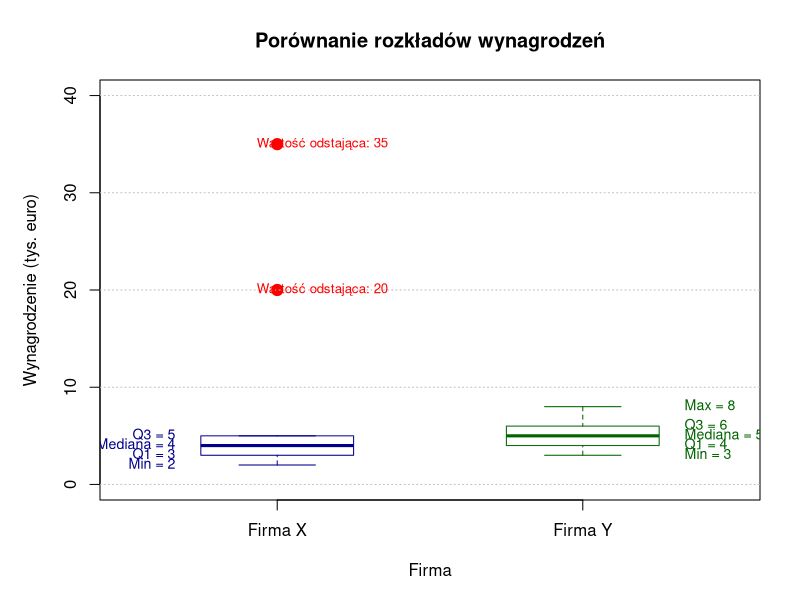
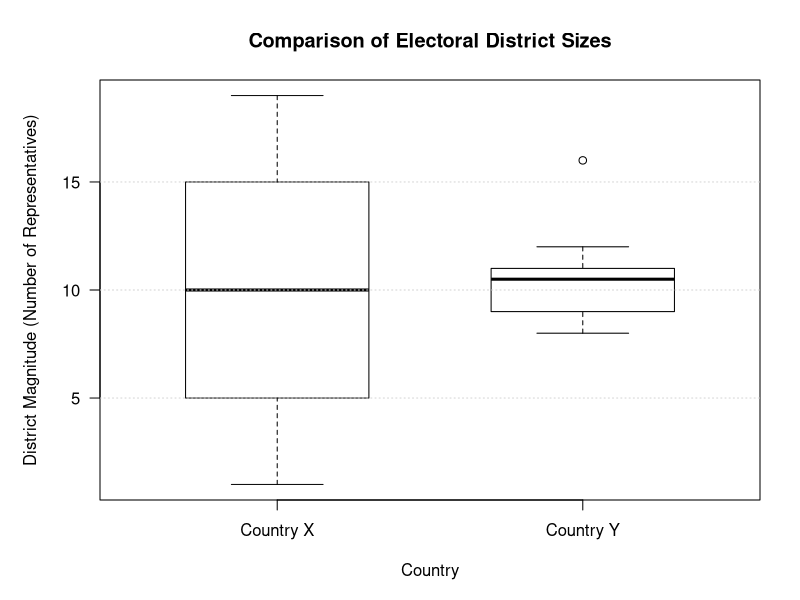
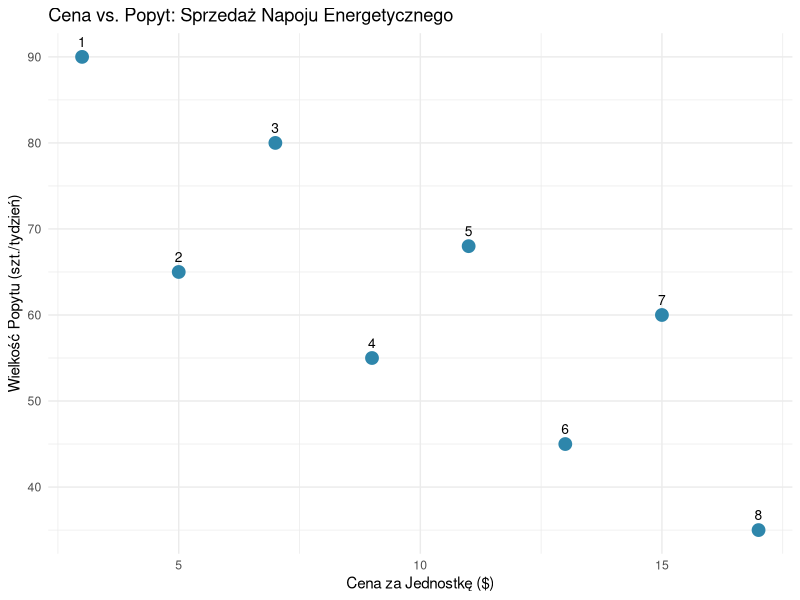
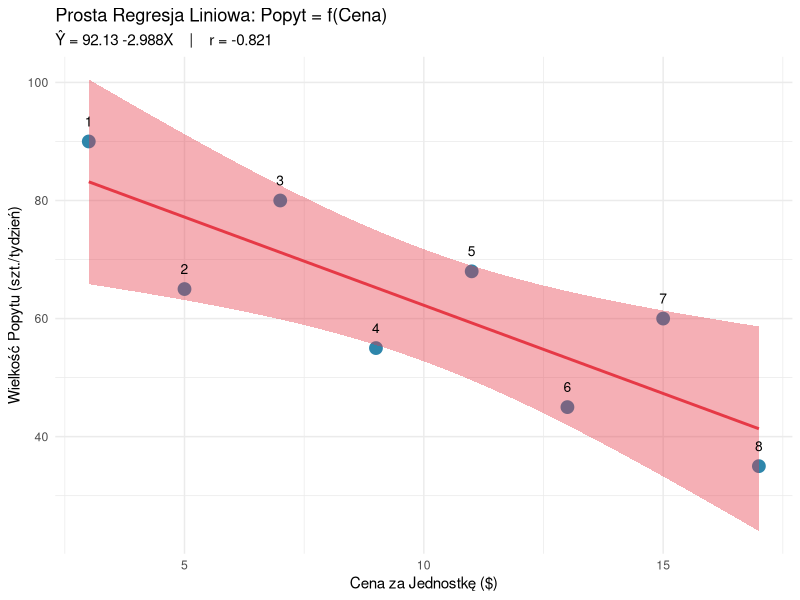
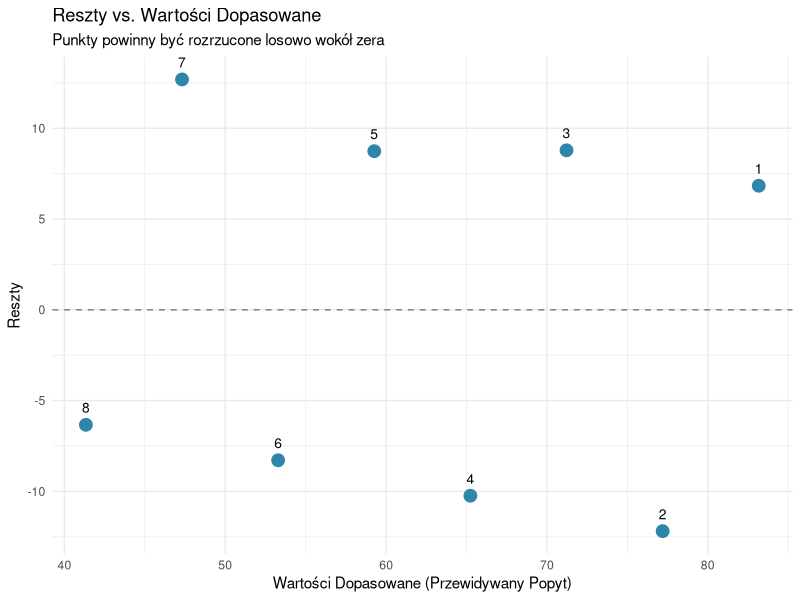

The R source for these figures, in order:
## ---- chunk 1
# Utworzenie danych (ukryte przed studentami)
company_x <- c(2, 2, 2, 3, 3, 3, 3, 3, 3, 4, 4, 4, 4, 4, 5, 5, 5, 5, 20, 35)
company_y <- c(3, 3, 4, 4, 4, 4, 4, 4, 5, 5, 5, 5, 5, 5, 6, 6, 6, 7, 7, 8)
## ---- chunk 2
# Weryfikacja w R
mean_x <- mean(company_x)
mean_y <- mean(company_y)
cat("Średnia Firma X:", mean_x, "tys. euro\n")
cat("Średnia Firma Y:", mean_y, "tys. euro\n")
## ---- chunk 3
# Weryfikacja w R
median_x <- median(company_x)
median_y <- median(company_y)
cat("Mediana Firma X:", median_x, "tys. euro\n")
cat("Mediana Firma Y:", median_y, "tys. euro\n")
## ---- chunk 4
# Weryfikacja w R
get_mode <- function(x) {
  freq_table <- table(x)
  max_freq <- max(freq_table)
  modes <- as.numeric(names(freq_table)[freq_table == max_freq])
  modes
}
cat("Dominanta Firma X:", get_mode(company_x), "tys. euro\n")
cat("Dominanta(y) Firma Y:", get_mode(company_y), "tys. euro\n")
## ---- chunk 5
# Weryfikacja w R (używając metody podziel-i-mediana - typ 2)
q_x <- quantile(company_x, probs = c(0.25, 0.50, 0.75), type = 2)
q_y <- quantile(company_y, probs = c(0.25, 0.50, 0.75), type = 2)

cat("Kwartyle Firma X (metoda podziel-i-mediana):\n")
print(q_x)

cat("\nKwartyle Firma Y (metoda podziel-i-mediana):\n")
print(q_y)
## ---- chunk 6
# Weryfikacja w R
range_x <- max(company_x) - min(company_x)
range_y <- max(company_y) - min(company_y)
cat("Rozstęp Firma X:", range_x, "tys. euro\n")
cat("Rozstęp Firma Y:", range_y, "tys. euro\n")
## ---- chunk 7
# Weryfikacja w R (używając typu 2, aby dopasować do naszych obliczeń ręcznych)
iqr_x <- IQR(company_x, type = 2)
iqr_y <- IQR(company_y, type = 2)
cat("IQR Firma X:", iqr_x, "tys. euro\n")
cat("IQR Firma Y:", iqr_y, "tys. euro\n")
## ---- chunk 8
# Weryfikacja w R
var_x <- var(company_x)
sd_x <- sd(company_x)
var_y <- var(company_y)
sd_y <- sd(company_y)
cat("Firma X - Wariancja:", round(var_x, 2), ", Odch. stand.:", round(sd_x, 2), "\n")
cat("Firma Y - Wariancja:", round(var_y, 2), ", Odch. stand.:", round(sd_y, 2), "\n")
## ---- chunk 9
# Weryfikacja w R używając naszych kwartyli z metody podziel-i-mediana
identify_outliers <- function(x, q1, q3) {
  iqr <- q3 - q1
  lower <- q1 - 1.5 * iqr
  upper <- q3 + 1.5 * iqr
  outliers <- x[x < lower | x > upper]
  list(outliers = outliers, lower = lower, upper = upper)
}

out_x <- identify_outliers(company_x, 3, 5)
out_y <- identify_outliers(company_y, 4, 6)

cat("Firma X:\n")
cat("  Granice: [", out_x$lower, ",", out_x$upper, "]\n")
cat("  Wartości odstające:", out_x$outliers, "\n\n")

cat("Firma Y:\n")
cat("  Granice: [", out_y$lower, ",", out_y$upper, "]\n")
cat("  Wartości odstające:", if(length(out_y$outliers) == 0) "Brak" else out_y$outliers, "\n")
## ---- chunk 10
# Weryfikacja w R
company_x_no_outliers <- company_x[company_x <= 8]
mean_no_outliers <- mean(company_x_no_outliers)
cat("Średnia bez wartości odstających:", round(mean_no_outliers, 2), "\n")
cat("Różnica od oryginalnej:", round(mean_x - mean_no_outliers, 2), "\n")
cat("Zmiana procentowa:", round((mean_x - mean_no_outliers)/mean_x * 100, 1), "%\n")
## ---- chunk 11
# Tworzenie niestandardowych wykresów pudełkowych używając kwartyli podziel-i-mediana

# Funkcja do obliczania statystyk wykresu pudełkowego z wykrywaniem wartości odstających
calc_boxplot_stats <- function(data, q1, q3) {
  iqr <- q3 - q1
  med <- median(data)
  
  # Oblicz granice dla wykrywania wartości odstających
  lower_fence <- q1 - 1.5 * iqr
  upper_fence <- q3 + 1.5 * iqr
  
  # Zidentyfikuj wartości odstające
  outliers <- data[data < lower_fence | data > upper_fence]
  
  # Oblicz końce wąsów (najbardziej ekstremalne wartości niebędące wartościami odstającymi)
  non_outliers <- data[data >= lower_fence & data <= upper_fence]
  lower_whisker <- min(non_outliers)
  upper_whisker <- max(non_outliers)
  
  return(list(
    stats = c(lower_whisker, q1, med, q3, upper_whisker),
    outliers = outliers
  ))
}

# Oblicz statystyki dla obu firm
stats_x <- calc_boxplot_stats(company_x, 3, 5)
stats_y <- calc_boxplot_stats(company_y, 4, 6)

# Przygotuj dane dla bxp()
boxplot_data <- list(
  stats = matrix(c(stats_x$stats, stats_y$stats), nrow = 5, ncol = 2),
  n = c(length(company_x), length(company_y)),
  conf = matrix(c(NA, NA, NA, NA), nrow = 2, ncol = 2),
  out = c(stats_x$outliers, stats_y$outliers),
  group = c(rep(1, length(stats_x$outliers)), rep(2, length(stats_y$outliers))),
  names = c("Firma X", "Firma Y")
)

# Utwórz wykres pudełkowy
par(mar = c(5, 5, 4, 2))
bxp(boxplot_data,
    main = "Porównanie rozkładów wynagrodzeń",
    ylab = "Wynagrodzenie (tys. euro)",
    xlab = "Firma",
    col = c("lightblue", "lightgreen"),
    border = c("darkblue", "darkgreen"),
    outcol = "red",
    outpch = 19,
    outcex = 1.5,
    boxwex = 0.5,
    ylim = c(0, 40))

# Dodaj poziome linie siatki
grid(nx = NA, ny = NULL, col = "gray", lty = "dotted")

# Dodaj adnotacje dla Firmy X
text(0.7, 4, "Mediana = 4", pos = 2, cex = 0.85, col = "darkblue")
text(0.7, 3, "Q1 = 3", pos = 2, cex = 0.85, col = "darkblue")
text(0.7, 5, "Q3 = 5", pos = 2, cex = 0.85, col = "darkblue")
text(0.7, 2, "Min = 2", pos = 2, cex = 0.85, col = "darkblue")

# Dodaj adnotacje dla Firmy Y
text(2.3, 5, "Mediana = 5", pos = 4, cex = 0.85, col = "darkgreen")
text(2.3, 4, "Q1 = 4", pos = 4, cex = 0.85, col = "darkgreen")
text(2.3, 6, "Q3 = 6", pos = 4, cex = 0.85, col = "darkgreen")
text(2.3, 3, "Min = 3", pos = 4, cex = 0.85, col = "darkgreen")
text(2.3, 8, "Max = 8", pos = 4, cex = 0.85, col = "darkgreen")

# Oznacz wartości odstające dla Firmy X
text(0.9, 20, "Wartość odstająca: 20", pos = 4, cex = 0.8, col = "red")
text(0.9, 35, "Wartość odstająca: 35", pos = 4, cex = 0.8, col = "red")
## ---- chunk 12
# Porównanie współczynnika zmienności
cv_x <- sd(company_x) / mean(company_x)
cv_y <- sd(company_y) / mean(company_y)

cat("Współczynnik zmienności:\n")
cat("  Firma X:", round(cv_x, 3), "(", round(cv_x * 100, 1), "%)\n")
cat("  Firma Y:", round(cv_y, 3), "(", round(cv_y * 100, 1), "%)\n\n")

cat("Podsumowanie wskaźników sprawiedliwości:\n")
cat("  Różnica średnia-mediana (X):", round(mean(company_x) - median(company_x), 2), "\n")
cat("  Różnica średnia-mediana (Y):", round(mean(company_y) - median(company_y), 2), "\n\n")

cat("Pięć liczb podsumowujących:\n")
cat("Firma X: Min = 2, Q1 = 3, Mediana = 4, Q3 = 5, Max(bez odstających) = 5\n")
cat("         Wartości odstające: 20, 35\n")
cat("Firma Y: Min = 3, Q1 = 4, Mediana = 5, Q3 = 6, Max = 8\n")
cat("         Wartości odstające: Brak\n")
## ---- chunk 13
library(tidyverse)
library(knitr)
options(digits = 4)
## ---- chunk 14
x <- c(1, 3, 5, 7, 9, 11, 13, 15, 17, 19)  # Kraj X (wysoka zmienność)
y <- c(8, 9, 9, 10, 10, 11, 11, 12, 12, 13)  # Kraj Y (niska zmienność)
kable(data.frame(
  "Kraj_X" = x,
  "Kraj_Y" = y
))
## ---- chunk 15
# Kraj X
cat("Kraj X:\n")
cat("Średnia:", mean(x), "\n")
cat("Mediana:", median(x), "\n")
cat("Wariancja:", var(x), "\n")
cat("Odch. stand.:", sd(x), "\n")
cat("Rozstęp:", max(x) - min(x), "\n")
cat("IQR:", IQR(x, type = 2), "\n")
cat("Q1:", quantile(x, 0.25, type = 2), "\n")
cat("Q3:", quantile(x, 0.75, type = 2), "\n\n")

# Kraj Y
cat("Kraj Y:\n")
cat("Średnia:", mean(y), "\n")
cat("Mediana:", median(y), "\n")
cat("Wariancja:", var(y), "\n")
cat("Odch. stand.:", sd(y), "\n")
cat("Rozstęp:", max(y) - min(y), "\n")
cat("IQR:", IQR(y, type = 2), "\n")
cat("Q1:", quantile(y, 0.25, type = 2), "\n")
cat("Q3:", quantile(y, 0.75, type = 2), "\n")
## ---- chunk 16
library(knitr)
options(digits = 4)
## ---- chunk 17
x <- c(1, 3, 5, 7, 9, 11, 13, 15, 17, 19)  # Kraj X (Wysoka zmienność)
y <- c(8, 9, 9, 10, 10, 11, 11, 11, 12, 16)  # Kraj Y (Niska zmienność)
kable(data.frame(
  "Kraj_X" = x,
  "Kraj_Y" = y
))
## ---- chunk 18
# Create side-by-side boxplots using manually calculated quartiles (type 2)
# to match our hand calculations

# Function to calculate boxplot statistics with outlier detection
calc_boxplot_stats <- function(data) {
  q1 <- quantile(data, 0.25, type = 2)
  q3 <- quantile(data, 0.75, type = 2)
  iqr <- q3 - q1
  med <- median(data)
  
  # Calculate fences for outlier detection
  lower_fence <- q1 - 1.5 * iqr
  upper_fence <- q3 + 1.5 * iqr
  
  # Identify outliers
  outliers <- data[data < lower_fence | data > upper_fence]
  
  # Calculate whisker endpoints (most extreme non-outlier values)
  non_outliers <- data[data >= lower_fence & data <= upper_fence]
  lower_whisker <- min(non_outliers)
  upper_whisker <- max(non_outliers)
  
  return(list(
    stats = c(lower_whisker, q1, med, q3, upper_whisker),
    outliers = outliers
  ))
}

# Calculate statistics for both countries
stats_x <- calc_boxplot_stats(x)
stats_y <- calc_boxplot_stats(y)

# Prepare data for bxp()
boxplot_data <- list(
  stats = matrix(c(stats_x$stats, stats_y$stats), nrow = 5, ncol = 2),
  n = c(length(x), length(y)),
  conf = matrix(c(NA, NA, NA, NA), nrow = 2, ncol = 2),
  out = c(stats_x$outliers, stats_y$outliers),
  group = c(rep(1, length(stats_x$outliers)), rep(2, length(stats_y$outliers))),
  names = c("Country X", "Country Y")
)

# Create the boxplot with custom statistics
bxp(boxplot_data,
    main = "Comparison of Electoral District Sizes",
    ylab = "District Magnitude (Number of Representatives)",
    xlab = "Country",
    col = c("#66C2A5", "#FC8D62"),
    border = "black",
    las = 1,
    boxwex = 0.6)

# Add a grid for easier reading
grid(nx = NA, ny = NULL, col = "lightgray", lty = "dotted")

# Verify boxplot statistics match our manual calculations
cat("\nBoxplot statistics verification:\n")
cat("Country X - Q1:", quantile(x, 0.25, type = 2), "Q3:", quantile(x, 0.75, type = 2), "\n")
cat("Country Y - Q1:", quantile(y, 0.25, type = 2), "Q3:", quantile(y, 0.75, type = 2), "\n")
cat("Country Y outlier(s):", stats_y$outliers, "\n")
## ---- chunk 19
# Kraj X
cat("Kraj X:\n")
cat("Średnia:", mean(x), "\n")
cat("Mediana:", median(x), "\n")
cat("Wariancja:", var(x), "\n")
cat("Odch. stand.:", sd(x), "\n")
cat("Rozstęp:", max(x) - min(x), "\n")
cat("IQR:", IQR(x, type = 2), "\n")
cat("Q1:", quantile(x, 0.25, type = 2), "\n")
cat("Q3:", quantile(x, 0.75, type = 2), "\n\n")

# Kraj Y
cat("Kraj Y:\n")
cat("Średnia:", mean(y), "\n")
cat("Mediana:", median(y), "\n")
cat("Wariancja:", var(y), "\n")
cat("Odch. stand.:", sd(y), "\n")
cat("Rozstęp:", max(y) - min(y), "\n")
cat("IQR:", IQR(y, type = 2), "\n")
cat("Q1:", quantile(y, 0.25, type = 2), "\n")
cat("Q3:", quantile(y, 0.75, type = 2), "\n")
## ---- chunk 20
# Tworzymy tabelę podsumowującą
statystyki <- data.frame(
  Statystyka = c("Średnia", "Mediana", "Wariancja", "Odch. stand.", 
                 "Rozstęp", "IQR", "Q1", "Q3"),
  Kraj_X = c(
    mean(x), median(x), var(x), sd(x), 
    max(x) - min(x), IQR(x, type = 2), quantile(x, 0.25, type = 2), quantile(x, 0.75, type = 2)
  ),
  Kraj_Y = c(
    mean(y), median(y), var(y), sd(y), 
    max(y) - min(y), IQR(y, type = 2), quantile(y, 0.25, type = 2), quantile(y, 0.75, type = 2)
  )
)

kable(statystyki, 
      col.names = c("Statystyka", "Kraj X", "Kraj Y"),
      digits = 3,
      caption = "Statystyki podsumowujące wielkości okręgów wyborczych")
## ---- chunk 21
# Załaduj wymagane biblioteki
library(ggplot2)

# Utwórz zbiór danych
store_data <- data.frame(
  Store = 1:8,
  Price = c(3, 5, 7, 9, 11, 13, 15, 17),
  Demand = c(90, 65, 80, 55, 68, 45, 60, 35)
)

# Wstępny wykres rozrzutu
ggplot(store_data, aes(x = Price, y = Demand)) +
  geom_point(size = 4, color = "#2E86AB") +
  geom_text(aes(label = Store), vjust = -1, size = 3.5) +
  labs(
    title = "Cena vs. Popyt: Sprzedaż Napoju Energetycznego",
    x = "Cena za Jednostkę ($)",
    y = "Wielkość Popytu (szt./tydzień)"
  ) +
  theme_minimal()
## ---- chunk 22
# Dopasuj model regresji
model <- lm(Demand ~ Price, data = store_data)
intercept <- coef(model)[1]
slope <- coef(model)[2]

# Oblicz predykcje i reszty
store_data$predicted <- predict(model)
store_data$residuals <- residuals(model)

# Główny wykres regresji
ggplot(store_data, aes(x = Price, y = Demand)) +
  geom_point(size = 4, color = "#2E86AB") +
  geom_smooth(method = "lm", se = TRUE, color = "#E63946", fill = "#E6394620") +
  geom_text(aes(label = Store), vjust = -1.5, size = 3.5) +
  labs(
    title = "Prosta Regresja Liniowa: Popyt = f(Cena)",
    subtitle = paste0("Ŷ = ", round(intercept, 2), " ", 
                     round(slope, 3), "X    |    r = ", round(cor(store_data$Price, store_data$Demand), 3)),
    x = "Cena za Jednostkę ($)",
    y = "Wielkość Popytu (szt./tydzień)"
  ) +
  theme_minimal()
## ---- chunk 23
# Prosty wykres reszt
ggplot(store_data, aes(x = predicted, y = residuals)) +
  geom_hline(yintercept = 0, linetype = "dashed", color = "gray50") +
  geom_point(size = 4, color = "#2E86AB") +
  geom_text(aes(label = Store), vjust = -1.2, size = 3.5) +
  labs(
    title = "Reszty vs. Wartości Dopasowane",
    subtitle = "Punkty powinny być rozrzucone losowo wokół zera",
    x = "Wartości Dopasowane (Przewidywany Popyt)",
    y = "Reszty"
  ) +
  theme_minimal()
## ---- chunk 24
#| label: verification
#| echo: true
#| message: false
#| warning: false

# Tworzenie zbioru danych
dane_kawiarnie <- data.frame(
  Kawiarnia = c("A", "B", "C", "D", "E", "F"),
  Cena = c(12, 16, 20, 24, 28, 32),
  Popyt = c(48, 38, 48, 36, 34, 26)
)

# Wyświetlenie danych
cat("============================================\n")
cat("DANE KAWIARNI\n")
cat("============================================\n")
print(dane_kawiarnie)

# ============================================
# 1. STATYSTYKI OPISOWE
# ============================================
cat("\n============================================\n")
cat("1. STATYSTYKI OPISOWE\n")
cat("============================================\n")

srednia_cena <- mean(dane_kawiarnie$Cena)
sredni_popyt <- mean(dane_kawiarnie$Popyt)
sd_cena <- sd(dane_kawiarnie$Cena)
sd_popyt <- sd(dane_kawiarnie$Popyt)

cat("Średnia cena:", round(srednia_cena, 3), "zł\n")
cat("Średni popyt:", round(sredni_popyt, 3), "filiżanek\n")
cat("Odch. std. ceny:", round(sd_cena, 3), "zł\n")
cat("Odch. std. popytu:", round(sd_popyt, 3), "filiżanek\n")

# ============================================
# 2. KOWARIANCJA I KORELACJA
# ============================================
cat("\n============================================\n")
cat("2. KOWARIANCJA I KORELACJA\n")
cat("============================================\n")

kowariancja <- cov(dane_kawiarnie$Cena, dane_kawiarnie$Popyt)
korelacja <- cor(dane_kawiarnie$Cena, dane_kawiarnie$Popyt)

cat("Kowariancja:", round(kowariancja, 3), "\n")
cat("Korelacja (r):", round(korelacja, 4), "\n")
cat("Interpretacja:", 
    ifelse(abs(korelacja) > 0.9, "Bardzo silna", 
    ifelse(abs(korelacja) > 0.7, "Silna",
    ifelse(abs(korelacja) > 0.3, "Umiarkowana", "Słaba"))),
    "ujemna zależność\n")

# ============================================
# 3. REGRESJA LINIOWA
# ============================================
cat("\n============================================\n")
cat("3. REGRESJA LINIOWA\n")
cat("============================================\n")

# Dopasowanie modelu
model <- lm(Popyt ~ Cena, data = dane_kawiarnie)

# Wydobycie współczynników
wyraz_wolny <- coef(model)[1]
nachylenie <- coef(model)[2]

cat("Wyraz wolny (a):", round(wyraz_wolny, 3), "\n")
cat("Nachylenie (b):", round(nachylenie, 3), "\n")
cat("Równanie regresji: Popyt =", round(wyraz_wolny, 2), 
    round(nachylenie, 2), "* Cena\n")

# Pełne podsumowanie modelu
cat("\n--- Pełne podsumowanie modelu ---\n")
print(summary(model))

# ============================================
# 4. PREDYKCJE I RESZTY
# ============================================
cat("\n============================================\n")
cat("4. PREDYKCJE I RESZTY\n")
cat("============================================\n")

dane_kawiarnie$Przewidywana <- predict(model)
dane_kawiarnie$Reszta <- residuals(model)

print(dane_kawiarnie[, c("Kawiarnia", "Cena", "Popyt", "Przewidywana", "Reszta")])

cat("\nSuma reszt:", round(sum(dane_kawiarnie$Reszta), 6), 
    "(powinna być ≈ 0)\n")

# Identyfikacja największych reszt
max_dodatnia <- dane_kawiarnie[which.max(dane_kawiarnie$Reszta), ]
max_ujemna <- dane_kawiarnie[which.min(dane_kawiarnie$Reszta), ]

cat("\nNajwiększa dodatnia reszta: Kawiarnia", max_dodatnia$Kawiarnia, 
    "(",round(max_dodatnia$Reszta, 2), "filiżanek powyżej przewidywanych)\n")
cat("Największa ujemna reszta: Kawiarnia", max_ujemna$Kawiarnia, 
    "(",round(max_ujemna$Reszta, 2), "filiżanek poniżej przewidywanych)\n")

# ============================================
# 5. OBLICZENIE R-KWADRAT (TRZY METODY)
# ============================================
cat("\n============================================\n")
cat("5. OBLICZENIE R-KWADRAT\n")
cat("============================================\n")

# Metoda 1: Z sum kwadratów
SST <- sum((dane_kawiarnie$Popyt - sredni_popyt)^2)
SSR <- sum((dane_kawiarnie$Przewidywana - sredni_popyt)^2)
SSE <- sum(dane_kawiarnie$Reszta^2)

cat("Całkowita suma kwadratów (SST):", round(SST, 3), "\n")
cat("Suma kwadratów regresji (SSR):", round(SSR, 3), "\n")
cat("Suma kwadratów błędów (SSE):", round(SSE, 3), "\n")
cat("Weryfikacja: SST = SSR + SSE:", round(SST, 2), "=", 
    round(SSR + SSE, 2), 
    ifelse(abs(SST - (SSR + SSE)) < 0.01, "✓", "✗"), "\n")

R_kwadrat_reczne <- SSR / SST
cat("\nR² (z SSR/SST):", round(R_kwadrat_reczne, 4), 
    "=", round(R_kwadrat_reczne * 100, 1), "%\n")

# Metoda 2: Z korelacji
R_kwadrat_z_r <- korelacja^2
cat("R² (z r²):", round(R_kwadrat_z_r, 4), 
    "=", round(R_kwadrat_z_r * 100, 1), "%\n")

# Metoda 3: Z podsumowania modelu
R_kwadrat_model <- summary(model)$r.squared
cat("R² (z modelu):", round(R_kwadrat_model, 4), 
    "=", round(R_kwadrat_model * 100, 1), "%\n")

cat("\n** INTERPRETACJA **")
cat("\n", round(R_kwadrat_reczne * 100, 1), 
    "% zmienności w popycie jest wyjaśnione przez cenę\n", sep="")
cat(round((1 - R_kwadrat_reczne) * 100, 1), 
    "% pozostaje niewyjaśnione (inne czynniki)\n", sep="")

# ============================================
# 6. WERYFIKACJA KLUCZOWEJ WŁAŚCIWOŚCI
# ============================================
cat("\n============================================\n")
cat("6. WERYFIKACJA WŁAŚCIWOŚCI REGRESJI\n")
cat("============================================\n")

# Sprawdzenie, czy linia regresji przechodzi przez (x_bar, y_bar)
przewidywana_w_sredniej <- wyraz_wolny + nachylenie * srednia_cena
cat("Gdy X = średnia_cena (", srednia_cena, "):\n", sep="")
cat("  Przewidywana Y =", round(przewidywana_w_sredniej, 3), "\n")
cat("  Rzeczywista średnia_popytu =", round(sredni_popyt, 3), "\n")
cat("  Różnica:", round(abs(przewidywana_w_sredniej - sredni_popyt), 6), "\n")
cat("\nLinia regresji przechodzi przez centroid (x̄, ȳ):", 
    ifelse(abs(przewidywana_w_sredniej - sredni_popyt) < 0.01, "✓ TAK", "✗ NIE"), "\n")

# ============================================
# 7. PRZYKŁADOWE PREDYKCJE
# ============================================
cat("\n============================================\n")
cat("7. PRZYKŁADOWE PREDYKCJE\n")
cat("============================================\n")

# Predykcja 1: Nowa kawiarnia
nowa_cena_1 <- 22
przewidywany_popyt_1 <- wyraz_wolny + nachylenie * nowa_cena_1

cat("Predykcja dla nowej kawiarni przy cenie", nowa_cena_1, "zł:\n")
cat("  Oczekiwany popyt:", round(przewidywany_popyt_1, 1), "filiżanek/dzień\n")

# Predykcja 2: Scenariusz podwyżki ceny
nowa_cena_2 <- 26
przewidywany_popyt_2 <- wyraz_wolny + nachylenie * nowa_cena_2
zmiana_popytu <- przewidywany_popyt_2 - przewidywany_popyt_1

cat("\nJeśli cena wzrośnie z", nowa_cena_1, "zł do", nowa_cena_2, "zł:\n")
cat("  Nowy przewidywany popyt:", round(przewidywany_popyt_2, 1), "filiżanek/dzień\n")
cat("  Zmiana popytu:", round(zmiana_popytu, 1), "filiżanek (", 
    round(zmiana_popytu/przewidywany_popyt_1 * 100, 1), "%)\n", sep="")

# Porównanie przychodów
przychod_1 <- nowa_cena_1 * przewidywany_popyt_1
przychod_2 <- nowa_cena_2 * przewidywany_popyt_2

cat("\n  Przychód przy", nowa_cena_1, "zł:", round(przychod_1, 2), "zł\n")
cat("  Przychód przy", nowa_cena_2, "zł:", round(przychod_2, 2), "zł\n")
cat("  Zmiana przychodu:", round(przychod_2 - przychod_1, 2), "zł", 
    " (", round((przychod_2 - przychod_1)/przychod_1 * 100, 1), "%)\n", sep="")

# ============================================
# 8. METRYKI JAKOŚCI MODELU
# ============================================
cat("\n============================================\n")
cat("8. METRYKI JAKOŚCI MODELU\n")
cat("============================================\n")

# Obliczenie MSE i RMSE ręcznie
n <- nrow(dane_kawiarnie)
df_residual <- n - 2
MSE <- SSE / df_residual
RMSE <- sqrt(MSE)

cat("Stopnie swobody (n-2):", df_residual, "\n")
cat("Średni błąd kwadratowy (MSE):", round(MSE, 3), "\n")
cat("Pierwiastek błędu średniokwadratowego (RMSE):", round(RMSE, 3), "filiżanek\n")

# Inne metryki błędu
MAE <- mean(abs(dane_kawiarnie$Reszta))
MAPE <- mean(abs(dane_kawiarnie$Reszta / dane_kawiarnie$Popyt)) * 100

cat("Średni błąd bezwzględny (MAE):", round(MAE, 3), "filiżanek\n")
cat("Średni bezwzględny błąd procentowy (MAPE):", round(MAPE, 1), "%\n")

cat("\nInterpretacja:\n")
cat("  Typowy błąd predykcji: ±", round(RMSE, 1), " filiżanek\n", sep="")
cat("  W stosunku do średniego popytu (", round(sredni_popyt, 1), 
    " filiżanek): ", round(RMSE/sredni_popyt * 100, 1), "%\n", sep="")

# ============================================
# 9. WNIOSKOWANIE STATYSTYCZNE (OPCJONALNE)
# ============================================
cat("\n============================================\n")
cat("9. WNIOSKOWANIE STATYSTYCZNE DLA WSPÓŁCZYNNIKÓW\n")
cat("============================================\n")

# Błędy standardowe
SSX <- sum((dane_kawiarnie$Cena - srednia_cena)^2)
SE_nachylenie <- RMSE / sqrt(SSX)
SE_wyraz_wolny <- RMSE * sqrt(1/n + srednia_cena^2/SSX)

cat("Błąd standardowy nachylenia:", round(SE_nachylenie, 4), "\n")
cat("Błąd standardowy wyrazu wolnego:", round(SE_wyraz_wolny, 4), "\n")

# Statystyki t
t_nachylenie <- nachylenie / SE_nachylenie
t_wyraz_wolny <- wyraz_wolny / SE_wyraz_wolny

cat("\nStatystyka t dla nachylenia:", round(t_nachylenie, 3), "\n")
cat("Statystyka t dla wyrazu wolnego:", round(t_wyraz_wolny, 3), "\n")

# Wartości p (test dwustronny)
p_nachylenie <- 2 * pt(abs(t_nachylenie), df = df_residual, lower.tail = FALSE)
p_wyraz_wolny <- 2 * pt(abs(t_wyraz_wolny), df = df_residual, lower.tail = FALSE)

cat("\nWartość p dla nachylenia:", round(p_nachylenie, 4), 
    ifelse(p_nachylenie < 0.001, " (***)", 
    ifelse(p_nachylenie < 0.01, " (**)", 
    ifelse(p_nachylenie < 0.05, " (*)", " (ns)"))), "\n")
cat("Wartość p dla wyrazu wolnego:", round(p_wyraz_wolny, 4), 
    ifelse(p_wyraz_wolny < 0.001, " (***)", 
    ifelse(p_wyraz_wolny < 0.01, " (**)", 
    ifelse(p_wyraz_wolny < 0.05, " (*)", " (ns)"))), "\n")

# Przedziały ufności (95%)
t_krytyczne <- qt(0.975, df = df_residual)
cat("\nKrytyczna wartość t (95% CI, df=", df_residual, "): ", 
    round(t_krytyczne, 3), "\n", sep="")

# CI dla nachylenia
nachylenie_CI_dolne <- nachylenie - t_krytyczne * SE_nachylenie
nachylenie_CI_gorne <- nachylenie + t_krytyczne * SE_nachylenie

cat("\n95% przedział ufności dla nachylenia:\n")
cat("  [", round(nachylenie_CI_dolne, 3), ", ", round(nachylenie_CI_gorne, 3), "]\n", sep="")
cat("  Interpretacja: Jesteśmy w 95% pewni, że prawdziwe nachylenie wynosi między ",
    round(nachylenie_CI_dolne, 2), " a ", round(nachylenie_CI_gorne, 2), "\n", sep="")

# CI dla wyrazu wolnego
wyraz_wolny_CI_dolne <- wyraz_wolny - t_krytyczne * SE_wyraz_wolny
wyraz_wolny_CI_gorne <- wyraz_wolny + t_krytyczne * SE_wyraz_wolny

cat("\n95% przedział ufności dla wyrazu wolnego:\n")
cat("  [", round(wyraz_wolny_CI_dolne, 3), ", ", round(wyraz_wolny_CI_gorne, 3), "]\n", sep="")

cat("\nKody istotności: *** p<0.001, ** p<0.01, * p<0.05, ns p>0.05\n")

cat("\n** INTERPRETACJA **\n")
cat("Nachylenie jest statystycznie ", 
    ifelse(p_nachylenie < 0.05, "ISTOTNE", "NIEISTOTNE"),
    " na poziomie 5%\n")
cat("To oznacza, że ujemny związek między ceną a popytem ",
    ifelse(p_nachylenie < 0.05, "NIE jest prawdopodobnie spowodowany przypadkiem", 
           "może być spowodowany przypadkiem"),
    "\n")

# ============================================
# PODSUMOWANIE KOŃCOWE
# ============================================
cat("\n============================================\n")
cat("PODSUMOWANIE: WSZYSTKIE RĘCZNE OBLICZENIA ZWERYFIKOWANE ✓\n")
cat("============================================\n")

cat("\nKluczowe wyniki:\n")
cat("  • Korelacja (r) =", round(korelacja, 3), 
    "(Silna ujemna zależność)\n")
cat("  • R-kwadrat =", round(R_kwadrat_model, 3), 
    "(", round(R_kwadrat_model*100, 1), "% wariancji wyjaśnione)\n", sep="")
cat("  • Nachylenie =", round(nachylenie, 2), 
    "(Każde 4 zł wzrostu → ", abs(round(nachylenie*4, 1)), " mniej filiżanek)\n", sep="")
cat("  • Wartość p nachylenia =", round(p_nachylenie, 4), 
    ifelse(p_nachylenie < 0.05, " (ISTOTNE)", " (nieistotne)"), "\n")
cat("  • RMSE =", round(RMSE, 2), "filiżanek (typowy błąd predykcji)\n")
cat("  • Równanie modelu: Popyt =", round(wyraz_wolny, 1), 
    round(nachylenie, 2), "× Cena\n")
cat("  • Dopasowanie modelu: Dobre (realistyczne dla danych biznesowych)\n")
cat("  • Niewyjaśniona zmienność:", round((1-R_kwadrat_model)*100, 1), 
    "% (lokalizacja, konkurencja, jakość itp.)\n", sep="")
